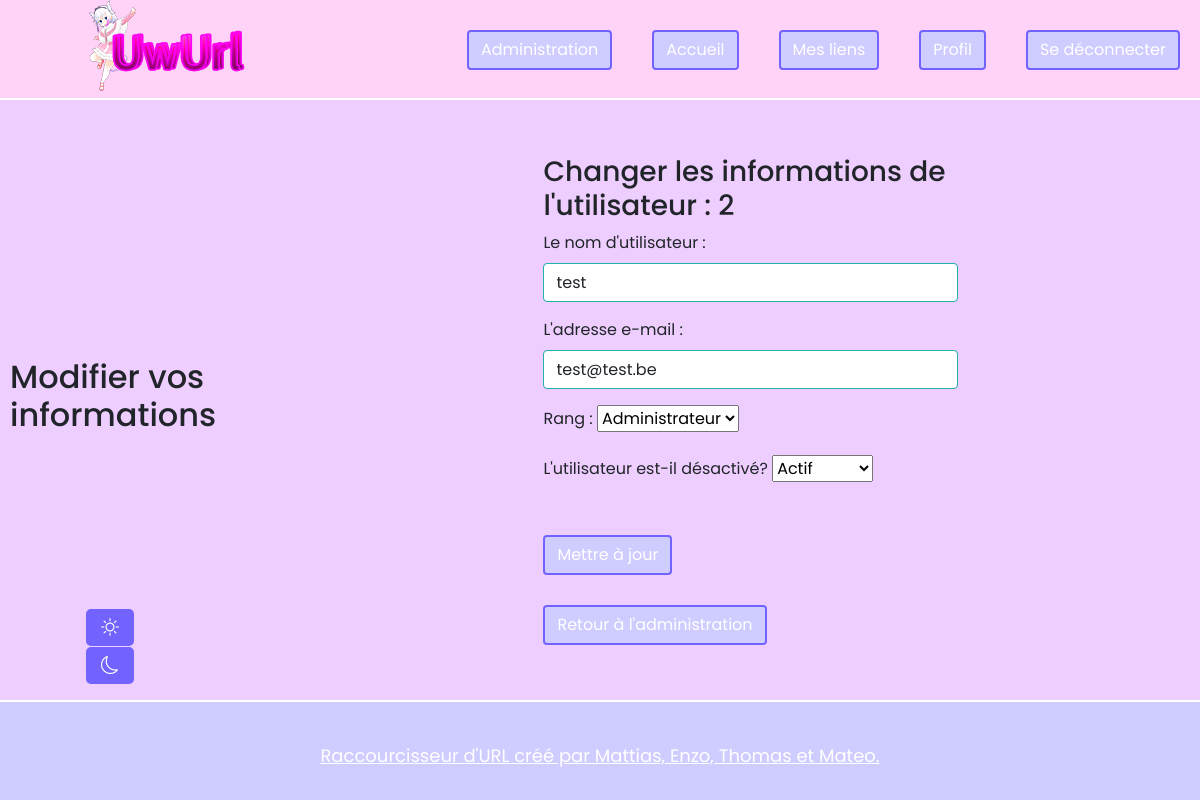
The app's page /admin/userprofil.php?id=2 (signed in) with its own data.
### tables this page shows
CREATE TABLE `users` (
  `id` int(11) NOT NULL,
  `username` varchar(200) NOT NULL,
  `email` varchar(200) NOT NULL,
  `password` varchar(500) NOT NULL,
  `rank` int(11) NOT NULL DEFAULT 0,
  `isdeleted` tinyint(1) NOT NULL DEFAULT 0,
  `datecreated` timestamp NOT NULL DEFAULT current_timestamp(),
  `modifieruser` int(11) DEFAULT NULL,
  `modifieddate` timestamp NOT NULL DEFAULT current_timestamp()
);

### admin/userprofil.php (the view, shortened to what this page needs)
<?php
    require_once('../php/connect.php');
    $userid = $_GET['id'];
        try {
            $query = "SELECT * from `users` where id=:userid";
            $sql = $db->prepare($query);
            $sql->bindParam(':userid', $userid, PDO::PARAM_STR);
            $sql->execute();
            $row = $sql->fetch(PDO::FETCH_ASSOC);
            } catch (PDOException $e) {
                echo "Erreur : ".$e->getMessage();
            }
            $userid   = $row['id'];
            $username  = $row['username'];
            $email= $row['email'];
            $rank = $row['rank'];
            $isdeleted = $row['isdeleted'];
?>
<!DOCTYPE html>
<html lang="fr">
<head>
    <link rel="stylesheet" href="https://cdn.jsdelivr.net/npm/bootstrap-icons@1.8.1/font/bootstrap-icons.css">
    <link href="https://cdn.jsdelivr.net/npm/bootstrap@5.1.3/dist/css/bootstrap.min.css" rel="stylesheet">
    <link rel="stylesheet" href="../CSS/link.css">
    <link href="<?php if(isset($theme)){echo '../CSS/'.$theme.'.css';}elseif($_COOKIE['theme']){echo '../CSS/'.$_COOKIE['theme'].'.css';}else{echo '../CSS/style.css';} ?>" rel="stylesheet" type="text/css"/>
</head>
<body>
    <nav>
        <h1><a href="../index.php"><img src="../ressources/logo.png" alt="logo UWUrl"></a></h1>
            <div class="link">
                <a href="../php/close.php" class="btn btn-primary">Se déconnecter</a>
                <a href="../user/profil.php" class="btn btn-primary">Profil</a>
                <a href="../user/ownlink.php" class="btn btn-primary">Mes liens</a>
                <a href="../index.php" class="btn btn-primary">Accueil</a>
                <a href="admin.php" class="btn btn-primary">Administration</a>
            </div>
    </nav>
    <h2>Modifier vos informations</h2>
        <main class="container">
            <div class="row">
                <div class="col-md-6 offset-md-3">
                    <form action="../php/useredit.php" method="POST">
                        <div class="mb-3">
                        <h3>Changer les informations de l'utilisateur : <?= $userid ?></h3>
                            <label for="username" class="form-label">Le nom d'utilisateur : </label>
                            <input type="text" id="username" name="username" class="form-control" value="<?= $username; ?>" placeholder="Entrez le nom d'utilisateur…" required>
                        </div>
                        <div class="mb-3">
                            <label for="email" class="form-label">L'adresse e-mail : </label>
                            <input type="email" id="email" name="email" class="form-control" value="<?= $email; ?>" placeholder="Entrez l'adresse email…" required>
                        </div>
                        <div class="mb-3">
                            <label for="rank" class="form-label">Rang : </label>
                            <select name="rank" id="rank" required>
                                <option <?  if($rank == 1){ echo 'selected="selected"';}else{ echo '';}?> value="1">Administrateur</option>
                            </select>
                        </div>
                        <div class="mb-3">
                            <label for="isdeleted" class="form-label">L'utilisateur est-il désactivé? </label>
                            <select name="isdeleted" id="isdeleted" required>
                                <option <?  if($isdeleted == 0){ echo 'selected="selected"';}else{ echo '';}?> value="0">Actif</option>
                            </select>
                        </div>
                        <button type="submit" name="btn_submit" class="btn btn-primary btn_reload">Mettre à jour</button>
                    </form>
                        <a class="btn btn-primary" href="admin.php" role="button">Retour à l'administration</a>
                    </div>
                </div>
            </main>
    <div class="themebtn">
        <ul class="theme">
            <li>
                <form method="post" class="theme" id="default">
                    <button type="submit"><i class="bi bi-sun"></i></button>
                </form>
            </li>
            <li>
                <form method="post" class="theme" id="dark">
                    <button type="submit"><i class="bi bi-moon"></i></button>
                </form>
            </li>
        </ul>
    </div>
            <footer>Raccourcisseur d'URL créé par Mattias, Enzo, Thomas et Mateo. </footer>
</body>
</html>

### CSS/link.css (style rules this page uses)
* { margin: 0; padding: 0; box-sizing: border-box; text-decoration: none; font-family: 'Poppins', sans-serif; }
body { display: flex; align-items: center; justify-content: center; min-height: 100vh; background: #20B2AA; padding: 0 10px; }
form input { height: 100%; width: 100%; outline: none; padding: 0 120px 0 45px; font-size: 20px; caret-color: #20B2AA; border: 2px solid #ddd; border-radius: 5px; transition: all 0.1s ease; }
form input:valid { border-color: #20B2AA; }
form input::placeholder { color: #c4c4c4; }
form button { position: absolute; right: 6px; padding: 5px 15px; font-size: 18px; border-radius: 5px; border: none; outline: none; background: #20B2AA; color: #fff; cursor: pointer; transition: all 0.3s ease; }

### CSS/style.css (style rules this page uses)
nav { background-color: #ffd2f7; color: white; text-decoration: underline; position: absolute; width:100%; height:100px; top: 0%; text-align: center; font-size: large; border-bottom: 2px solid #fff; }
nav>div>a { float: right; margin: 10px 20px; }
nav>h1 { float:left; text-align: center; width:30%; }
body { background-color: rgb(237, 206, 255); }
main { display: unset; height: 100%; min-height: 100%; }
a.btn-primary,button.btn-primary { margin-top: 30px; border: 2px solid #7263ff; background-color: #cfccff; }
.themebtn { position: absolute; bottom: 100px; left: 50px; align-items: center; display:flex; }
.themebtn>.theme>li { list-style-type: none; }
.themebtn>.theme>li>form { margin: auto 10px; }
.themebtn>.theme>li>form>button { margin: 1% auto; position: relative; background-color: #7263ff; }
button.btn_reload { position: initial; border: 2px solid #7263ff; background-color: #cfccff; }
footer { background-color: #cfccff; color: white; text-decoration: underline; display: block; position: absolute; width:100%; height:100px; margin-top: 100px; bottom: 0; text-align: center; padding-top: 40px; font-size: large; border-top: 2px solid #fff; }

### records on screen
users: id "2", username "test", email "test@test.be", rank "Administrateur", isdeleted "Actif"
